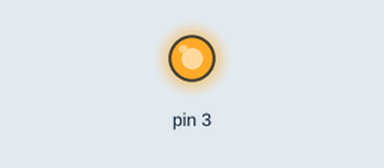
A sketch run on a simulated Arduino Uno, built with avr-gcc and run on an emulated ATmega328P. Shown: output pins drawn as LEDs (lit = HIGH).

Above: at 1.5 s.
At 4.5 s:
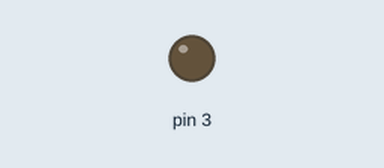
Timing chart, 0 to 7.8 s (numbered marks = the images above):
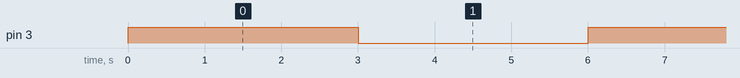

The sketch:

Test.ino
```cpp
void setup() {
  pinMode(3, 1);

}

void loop() {
  digitalWrite(3, 1);
  delay(3000);
  digitalWrite(3, 0);
  delay(3000);
}
```

Measured:
- by itself, pin 3: alternates HIGH for 3.0 s and LOW for 3.0 s
